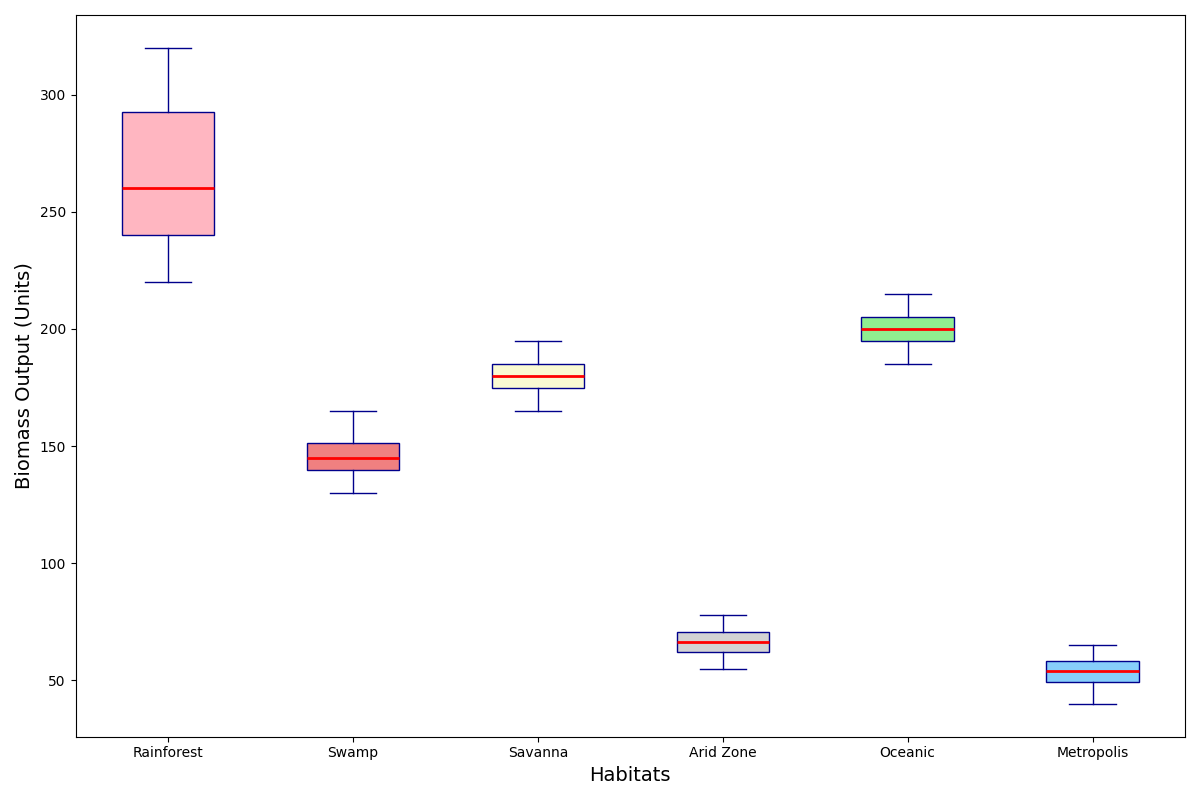

Here is the Python script that generated this plot:
import matplotlib.pyplot as plt

urban_biomass = [50, 55, 60, 65, 47, 53, 58, 63, 45, 50, 55, 60, 40, 45, 50, 55]

biomass_data = [
    [250, 270, 300, 320, 240, 260, 290, 310, 230, 250, 280, 300, 220, 230, 240, 260],  # Rainforest
    [150, 155, 160, 165, 140, 145, 150, 155, 135, 140, 145, 150, 130, 135, 140, 145],  # Swamp
    [180, 185, 190, 195, 175, 180, 185, 190, 170, 175, 180, 185, 165, 170, 175, 180],  # Savanna
    [70, 72, 75, 78, 65, 68, 70, 73, 60, 63, 65, 68, 55, 58, 60, 63],  # Arid Zone
    [200, 205, 210, 215, 195, 200, 205, 210, 190, 195, 200, 205, 185, 190, 195, 200],  # Oceanic
    urban_biomass
]

ecosystems = ["Rainforest", "Swamp", "Savanna", "Arid Zone", "Oceanic", "Metropolis"]

fig, ax = plt.subplots(figsize=(12, 8))

boxplots = ax.boxplot(biomass_data, patch_artist=True,
                      boxprops=dict(facecolor='lightblue', color='darkblue'),
                      whiskerprops=dict(color='darkblue'),
                      capprops=dict(color='darkblue'),
                      medianprops=dict(color='red', linewidth=2),
                      flierprops=dict(marker='o', color='red', alpha=0.5))

# Shuffled colors
colors = ['lightpink', 'lightcoral', 'lightgoldenrodyellow', 'lightgray', 'lightgreen', 'lightskyblue']
for patch, color in zip(boxplots['boxes'], colors):
    patch.set_facecolor(color)

ax.set_xticklabels(ecosystems)
ax.set_xlabel('Habitats', fontsize=14)
ax.set_ylabel('Biomass Output (Units)', fontsize=14)

plt.tight_layout()
plt.show()
